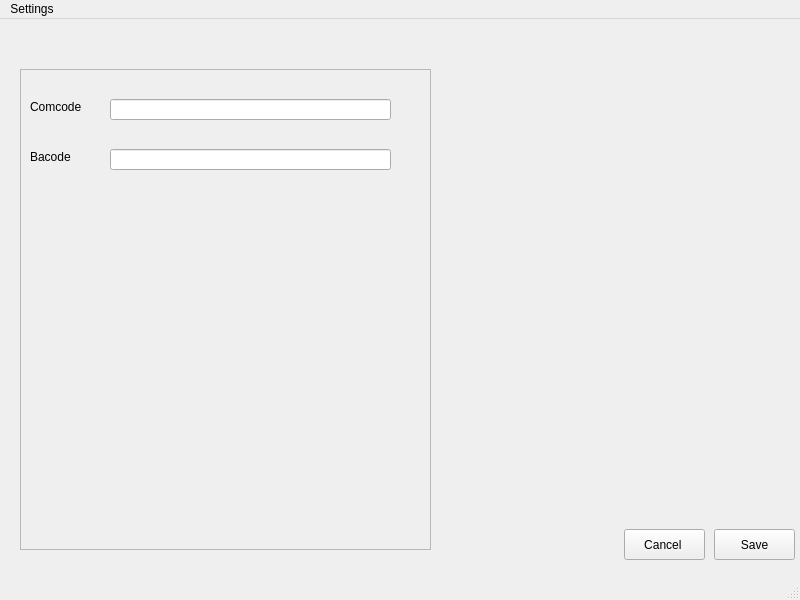
<?xml version="1.0" encoding="UTF-8"?>
<ui version="4.0">
 <class>Settings</class>
 <widget class="QMainWindow" name="Settings">
  <property name="geometry">
   <rect>
    <x>0</x>
    <y>0</y>
    <width>800</width>
    <height>600</height>
   </rect>
  </property>
  <property name="windowTitle">
   <string>Settings</string>
  </property>
  <widget class="QWidget" name="centralwidget">
   <widget class="QFrame" name="frame">
    <property name="geometry">
     <rect>
      <x>20</x>
      <y>50</y>
      <width>411</width>
      <height>481</height>
     </rect>
    </property>
    <property name="frameShape">
     <enum>QFrame::Shape::StyledPanel</enum>
    </property>
    <property name="frameShadow">
     <enum>QFrame::Shadow::Raised</enum>
    </property>
    <widget class="QLabel" name="labelComcode">
     <property name="geometry">
      <rect>
       <x>10</x>
       <y>30</y>
       <width>61</width>
       <height>16</height>
      </rect>
     </property>
     <property name="text">
      <string>Comcode</string>
     </property>
    </widget>
    <widget class="QLabel" name="Bacode">
     <property name="geometry">
      <rect>
       <x>10</x>
       <y>80</y>
       <width>61</width>
       <height>16</height>
      </rect>
     </property>
     <property name="text">
      <string>Bacode</string>
     </property>
    </widget>
    <widget class="QLineEdit" name="lineComcode">
     <property name="geometry">
      <rect>
       <x>90</x>
       <y>30</y>
       <width>281</width>
       <height>21</height>
      </rect>
     </property>
    </widget>
    <widget class="QLineEdit" name="lineBacode">
     <property name="geometry">
      <rect>
       <x>90</x>
       <y>80</y>
       <width>281</width>
       <height>21</height>
      </rect>
     </property>
    </widget>
   </widget>
   <widget class="QPushButton" name="btnSave">
    <property name="geometry">
     <rect>
      <x>714</x>
      <y>510</y>
      <width>81</width>
      <height>31</height>
     </rect>
    </property>
    <property name="text">
     <string>Save</string>
    </property>
   </widget>
   <widget class="QPushButton" name="btnCancel">
    <property name="geometry">
     <rect>
      <x>624</x>
      <y>510</y>
      <width>81</width>
      <height>31</height>
     </rect>
    </property>
    <property name="text">
     <string>Cancel </string>
    </property>
   </widget>
  </widget>
  <widget class="QMenuBar" name="menubar">
   <property name="geometry">
    <rect>
     <x>0</x>
     <y>0</y>
     <width>800</width>
     <height>33</height>
    </rect>
   </property>
   <widget class="QMenu" name="menuSettings">
    <property name="title">
     <string>Settings</string>
    </property>
    <addaction name="separator"/>
    <addaction name="actionSettings"/>
   </widget>
   <addaction name="menuSettings"/>
  </widget>
  <widget class="QStatusBar" name="statusbar"/>
  <action name="actionSettings">
   <property name="text">
    <string>Settings</string>
   </property>
  </action>
 </widget>
 <resources/>
 <connections/>
</ui>
